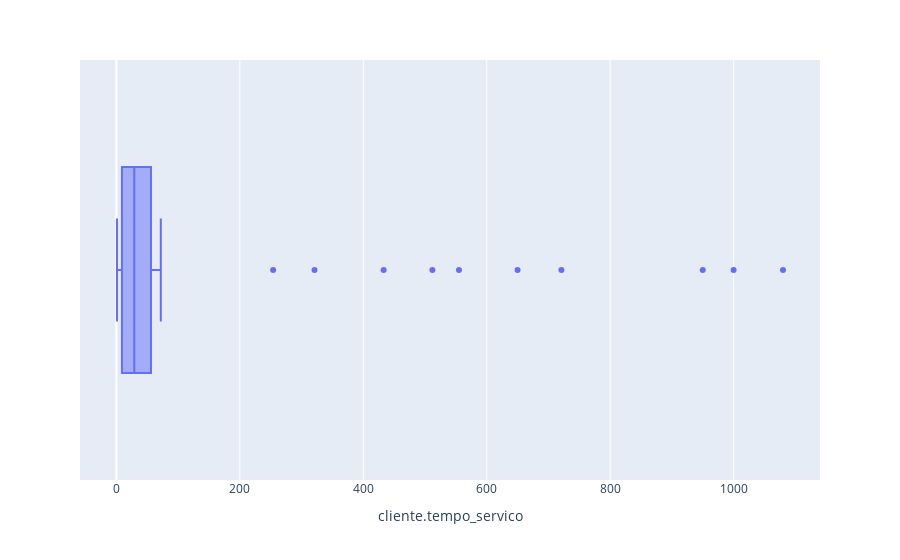

The notebook cell this image was saved under:
### Code cell
fig = px.box(data_frame= outliers_data_6, x= 'cliente.tempo_servico')
fig.show()

### Figure 1 — Plotly figure (JSON) as saved in the notebook; plotly's stock layout.template omitted (floating-point values rounded to 4 significant figures; data arrays with more than 128 entries replaced by an {"elided": "..."} marker saying what was removed)
{"data": [{"alignmentgroup": "True", "hovertemplate": "cliente.tempo_servico=%{x}<extra></extra>", "legendgroup": "", "marker": {"color": "#636efa"}, "name": "", "notched": false, "offsetgroup": "", "orientation": "h", "showlegend": false, "type": "box", "x": {"elided": "7006 int values"}, "x0": " ", "xaxis": "x", "y0": " ", "yaxis": "y"}], "layout": {"boxmode": "group", "legend": {"tracegroupgap": 0}, "margin": {"t": 60}, "xaxis": {"anchor": "y", "domain": [0, 1], "title": {"text": "cliente.tempo_servico"}}, "yaxis": {"anchor": "x", "domain": [0, 1]}}}
